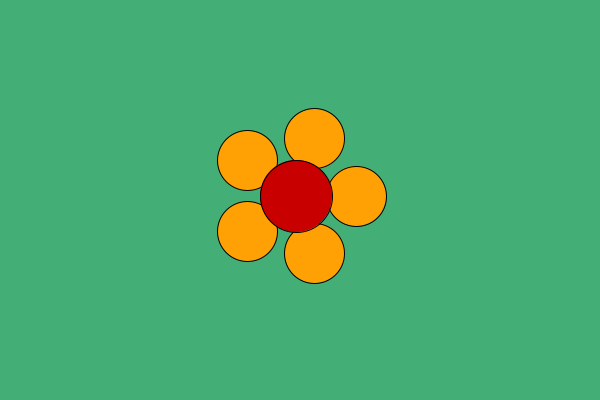
Frame 1 (no input)
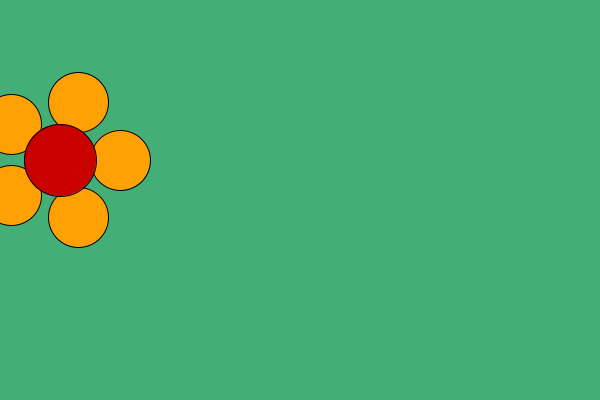
Frame 60 (the mouse pressed at the canvas centre just before this capture)
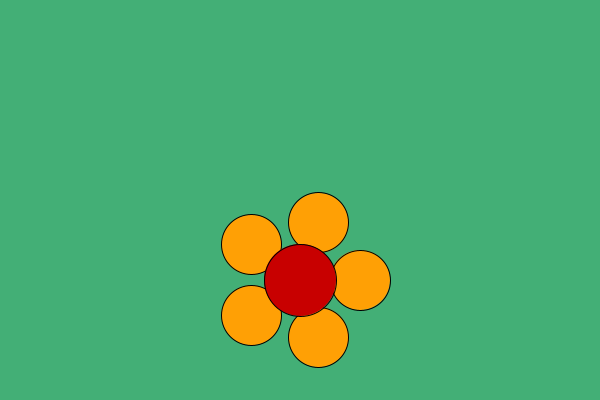
Frame 120 (the mouse held since frame 60 and released just before this capture)

The Processing sketch that drew these frames (run headless with seeded random() and noise(); from frame 60 on, the mouse is pressed at the canvas centre):

// Processing sketch: flowersObject
// ── flowersObject.pde
Flower f;

void setup() {
  size(600,400);
  f = new Flower(60,4);

}

void draw(){
   background(#43AF76);
  // framRate(5);
  f.bounce();
  f.move();
  f.display();
}

// ── Flower.pde
class Flower{
int r;
float ballX;
float ballY;
float x;
float y;
float yDirc = -1; // y direction
float xDirc = -1; // x direction'
float speed;  

 Flower(int radius, float speed){
 this.speed = speed;
 r = radius;
 x = width/2;
 y = height/2;

}

void move(){
x = x + (speed * xDirc);
y = y + (speed * yDirc);
}

void bounce(){
  if(y - r  <= 0){
  yDirc = 1;
  }
  else if (y + r >= height){
  yDirc = -1;
  }
    if(x - r  <= 0){
  xDirc = 1;
  }
  else if (x + r >= width){
  xDirc = -1;
  }
}
void display(){
fill(#FFA005);
for (float i=0;i<PI*2;i+=2*PI/5) {
ballX=r*cos(i);
ballY=r*sin(i);
ellipse(x+ballX,y+ballY,r,r); 
}
fill(200,0,0);
ellipse(x,y,r*1.2,r*1.2);

}
}
